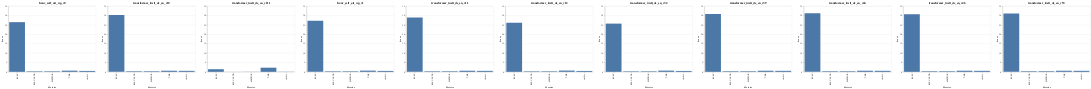

Write notebook code for a chart like this one.
### Code cell
multiples = alt.hconcat()
for graph in graphs:
  multiples |= graph 

multiples = multiples.resolve_scale(
    y='shared'
)

multiples

### Figure 1 — Vega-Lite specification as saved in the notebook (floating-point values rounded to 4 significant figures)
{"$schema": "https://vega.github.io/schema/vega-lite/v3.4.0.json", "config": {"mark": {"tooltip": null}, "view": {"height": 300, "width": 400}}, "data": {"name": "data-7f4073dceb59daf5d1c014d8d60d1cbc"}, "datasets": {"data-16909ab804c937aba75128e062adbed7": [{"a": "BLEU", "b": 1.4}, {"a": "BLEU NLTK", "b": 0.01}, {"a": "METEOR", "b": 0.04}, {"a": "chrF++", "b": 0.06}, {"a": "TER", "b": 2.21}], "data-1de0a12b44dad73aacfaaf37e757d6d9": [{"a": "BLEU", "b": 28.95}, {"a": "BLEU NLTK", "b": 0.29}, {"a": "METEOR", "b": 0.3}, {"a": "chrF++", "b": 0.52}, {"a": "TER", "b": 0.59}], "data-2dd0e6fcd738e53b5d97c087e4284c9b": [{"a": "BLEU", "b": 30.28}, {"a": "BLEU NLTK", "b": 0.3}, {"a": "METEOR", "b": 0.31}, {"a": "chrF++", "b": 0.53}, {"a": "TER", "b": 0.59}], "data-5fc1988fbb3f30d3ddce71880b1b2d4f": [{"a": "BLEU", "b": 31.27}, {"a": "BLEU NLTK", "b": 0.31}, {"a": "METEOR", "b": 0.31}, {"a": "chrF++", "b": 0.54}, {"a": "TER", "b": 0.59}], "data-675ff3a884e9b1ff1f825fc39178cdd3": [{"a": "BLEU", "b": 26.15}, {"a": "BLEU NLTK", "b": 0.26}, {"a": "METEOR", "b": 0.27}, {"a": "chrF++", "b": 0.47}, {"a": "TER", "b": 0.67}], "data-7f4073dceb59daf5d1c014d8d60d1cbc": [{"a": "BLEU", "b": 26.47}, {"a": "BLEU NLTK", "b": 0.26}, {"a": "METEOR", "b": 0.28}, {"a": "chrF++", "b": 0.48}, {"a": "TER", "b": 0.63}], "data-95a8c7f108463152da0e61af0124a2ce": [{"a": "BLEU", "b": 27.25}, {"a": "BLEU NLTK", "b": 0.27}, {"a": "METEOR", "b": 0.28}, {"a": "chrF++", "b": 0.49}, {"a": "TER", "b": 0.64}], "data-bc7ff337ee0081c86b216edadf1106a3": [{"a": "BLEU", "b": 31.02}, {"a": "BLEU NLTK", "b": 0.31}, {"a": "METEOR", "b": 0.32}, {"a": "chrF++", "b": 0.54}, {"a": "TER", "b": 0.58}], "data-caad390b0469cf5dac101d88bb9c27b9": [{"a": "BLEU", "b": 25.69}, {"a": "BLEU NLTK", "b": 0.26}, {"a": "METEOR", "b": 0.27}, {"a": "chrF++", "b": 0.47}, {"a": "TER", "b": 0.65}], "data-de6563bfa4b1a2c29ffd491e4dd4f96e": [{"a": "BLEU", "b": 30.82}, {"a": "BLEU NLTK", "b": 0.31}, {"a": "METEOR", "b": 0.31}, {"a": "chrF++", "b": 0.53}, {"a": "TER", "b": 0.59}], "data-fa5e25037944d6afc4251c6896bf1ca3": [{"a": "BLEU", "b": 30.68}, {"a": "BLEU NLTK", "b": 0.31}, {"a": "METEOR", "b": 0.31}, {"a": "chrF++", "b": 0.53}, {"a": "TER", "b": 0.59}]}, "hconcat": [{"encoding": {"x": {"field": "a", "title": "Metrics", "type": "nominal"}, "y": {"field": "b", "title": "Score", "type": "quantitative"}}, "mark": "bar", "title": "fconv_self_att_wp_v0"}, {"data": {"name": "data-2dd0e6fcd738e53b5d97c087e4284c9b"}, "encoding": {"x": {"field": "a", "title": "Metrics", "type": "nominal"}, "y": {"field": "b", "title": "Score", "type": "quantitative"}}, "mark": "bar", "title": "transformer_iwslt_de_en_v10"}, {"data": {"name": "data-16909ab804c937aba75128e062adbed7"}, "encoding": {"x": {"field": "a", "title": "Metrics", "type": "nominal"}, "y": {"field": "b", "title": "Score", "type": "quantitative"}}, "mark": "bar", "title": "transformer_iwslt_de_en_v111"}, {"data": {"name": "data-95a8c7f108463152da0e61af0124a2ce"}, "encoding": {"x": {"field": "a", "title": "Metrics", "type": "nominal"}, "y": {"field": "b", "title": "Score", "type": "quantitative"}}, "mark": "bar", "title": "fconv_self_att_wp_v1"}, {"data": {"name": "data-1de0a12b44dad73aacfaaf37e757d6d9"}, "encoding": {"x": {"field": "a", "title": "Metrics", "type": "nominal"}, "y": {"field": "b", "title": "Score", "type": "quantitative"}}, "mark": "bar", "title": "transformer_iwslt_de_en_v11"}, {"data": {"name": "data-675ff3a884e9b1ff1f825fc39178cdd3"}, "encoding": {"x": {"field": "a", "title": "Metrics", "type": "nominal"}, "y": {"field": "b", "title": "Score", "type": "quantitative"}}, "mark": "bar", "title": "transformer_iwslt_de_en_v12"}, {"data": {"name": "data-caad390b0469cf5dac101d88bb9c27b9"}, "encoding": {"x": {"field": "a", "title": "Metrics", "type": "nominal"}, "y": {"field": "b", "title": "Score", "type": "quantitative"}}, "mark": "bar", "title": "transformer_iwslt_de_en_v32"}, {"data": {"name": "data-de6563bfa4b1a2c29ffd491e4dd4f96e"}, "encoding": {"x": {"field": "a", "title": "Metrics", "type": "nominal"}, "y": {"field": "b", "title": "Score", "type": "quantitative"}}, "mark": "bar", "title": "transformer_iwslt_de_en_v39"}, {"data": {"name": "data-5fc1988fbb3f30d3ddce71880b1b2d4f"}, "encoding": {"x": {"field": "a", "title": "Metrics", "type": "nominal"}, "y": {"field": "b", "title": "Score", "type": "quantitative"}}, "mark": "bar", "title": "transformer_iwslt_de_en_v44"}, {"data": {"name": "data-fa5e25037944d6afc4251c6896bf1ca3"}, "encoding": {"x": {"field": "a", "title": "Metrics", "type": "nominal"}, "y": {"field": "b", "title": "Score", "type": "quantitative"}}, "mark": "bar", "title": "transformer_iwslt_de_en_v46"}, {"data": {"name": "data-bc7ff337ee0081c86b216edadf1106a3"}, "encoding": {"x": {"field": "a", "title": "Metrics", "type": "nominal"}, "y": {"field": "b", "title": "Score", "type": "quantitative"}}, "mark": "bar", "title": "transformer_iwslt_de_en_v53"}], "resolve": {"scale": {"y": "shared"}}}
